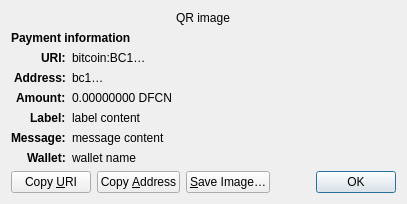
<?xml version="1.0" encoding="UTF-8"?>
<ui version="4.0">
 <class>ReceiveRequestDialog</class>
 <widget class="QDialog" name="ReceiveRequestDialog">
  <property name="geometry">
   <rect>
    <x>0</x>
    <y>0</y>
    <width>413</width>
    <height>229</height>
   </rect>
  </property>
  <property name="windowTitle">
   <string>Request payment to …</string>
  </property>
  <layout class="QGridLayout" name="gridLayout" columnstretch="0,1">
   <property name="sizeConstraint">
    <enum>QLayout::SetFixedSize</enum>
   </property>
   <item row="0" column="0" colspan="2" alignment="Qt::AlignHCenter">
    <widget class="QRImageWidget" name="qr_code">
     <property name="text">
      <string notr="true">QR image</string>
     </property>
     <property name="textInteractionFlags">
      <set>Qt::NoTextInteraction</set>
     </property>
    </widget>
   </item>
   <item row="1" column="0" colspan="2">
    <widget class="QLabel" name="payment_header">
     <property name="font">
      <font>
       <weight>75</weight>
       <bold>true</bold>
      </font>
     </property>
     <property name="text">
      <string>Payment information</string>
     </property>
     <property name="textInteractionFlags">
      <set>Qt::NoTextInteraction</set>
     </property>
    </widget>
   </item>
   <item row="2" column="0" alignment="Qt::AlignRight|Qt::AlignTop">
    <widget class="QLabel" name="uri_tag">
     <property name="font">
      <font>
       <weight>75</weight>
       <bold>true</bold>
      </font>
     </property>
     <property name="text">
      <string notr="true">URI:</string>
     </property>
     <property name="textFormat">
      <enum>Qt::PlainText</enum>
     </property>
     <property name="textInteractionFlags">
      <set>Qt::NoTextInteraction</set>
     </property>
    </widget>
   </item>
   <item row="2" column="1" alignment="Qt::AlignTop">
    <widget class="QLabel" name="uri_content">
     <property name="text">
      <string notr="true">bitcoin:BC1…</string>
     </property>
     <property name="textFormat">
      <enum>Qt::RichText</enum>
     </property>
     <property name="wordWrap">
      <bool>true</bool>
     </property>
     <property name="textInteractionFlags">
      <set>Qt::TextSelectableByMouse</set>
     </property>
    </widget>
   </item>
   <item row="3" column="0" alignment="Qt::AlignRight|Qt::AlignTop">
    <widget class="QLabel" name="address_tag">
     <property name="font">
      <font>
       <weight>75</weight>
       <bold>true</bold>
      </font>
     </property>
     <property name="text">
      <string>Address:</string>
     </property>
     <property name="textInteractionFlags">
      <set>Qt::NoTextInteraction</set>
     </property>
    </widget>
   </item>
   <item row="3" column="1" alignment="Qt::AlignTop">
    <widget class="QLabel" name="address_content">
     <property name="text">
      <string notr="true">bc1…</string>
     </property>
     <property name="textFormat">
      <enum>Qt::PlainText</enum>
     </property>
     <property name="textInteractionFlags">
      <set>Qt::TextSelectableByMouse</set>
     </property>
    </widget>
   </item>
   <item row="4" column="0" alignment="Qt::AlignRight|Qt::AlignTop">
    <widget class="QLabel" name="amount_tag">
     <property name="font">
      <font>
       <weight>75</weight>
       <bold>true</bold>
      </font>
     </property>
     <property name="text">
      <string>Amount:</string>
     </property>
     <property name="textInteractionFlags">
      <set>Qt::NoTextInteraction</set>
     </property>
    </widget>
   </item>
   <item row="4" column="1" alignment="Qt::AlignTop">
    <widget class="QLabel" name="amount_content">
     <property name="text">
      <string notr="true">0.00000000 DFCN</string>
     </property>
     <property name="textFormat">
      <enum>Qt::PlainText</enum>
     </property>
     <property name="textInteractionFlags">
      <set>Qt::TextSelectableByMouse</set>
     </property>
    </widget>
   </item>
   <item row="5" column="0" alignment="Qt::AlignRight|Qt::AlignTop">
    <widget class="QLabel" name="label_tag">
     <property name="font">
      <font>
       <weight>75</weight>
       <bold>true</bold>
      </font>
     </property>
     <property name="text">
      <string>Label:</string>
     </property>
     <property name="textInteractionFlags">
      <set>Qt::NoTextInteraction</set>
     </property>
    </widget>
   </item>
   <item row="5" column="1" alignment="Qt::AlignTop">
    <widget class="QLabel" name="label_content">
     <property name="text">
      <string notr="true">label content</string>
     </property>
     <property name="textFormat">
      <enum>Qt::PlainText</enum>
     </property>
     <property name="wordWrap">
      <bool>true</bool>
     </property>
     <property name="textInteractionFlags">
      <set>Qt::TextSelectableByMouse</set>
     </property>
    </widget>
   </item>
   <item row="6" column="0" alignment="Qt::AlignRight|Qt::AlignTop">
    <widget class="QLabel" name="message_tag">
     <property name="font">
      <font>
       <weight>75</weight>
       <bold>true</bold>
      </font>
     </property>
     <property name="text">
      <string>Message:</string>
     </property>
     <property name="textInteractionFlags">
      <set>Qt::NoTextInteraction</set>
     </property>
    </widget>
   </item>
   <item row="6" column="1" alignment="Qt::AlignTop">
    <widget class="QLabel" name="message_content">
     <property name="text">
      <string notr="true">message content</string>
     </property>
     <property name="textFormat">
      <enum>Qt::PlainText</enum>
     </property>
     <property name="wordWrap">
      <bool>true</bool>
     </property>
     <property name="textInteractionFlags">
      <set>Qt::TextSelectableByMouse</set>
     </property>
    </widget>
   </item>
   <item row="7" column="0" alignment="Qt::AlignRight|Qt::AlignTop">
    <widget class="QLabel" name="wallet_tag">
     <property name="font">
      <font>
       <weight>75</weight>
       <bold>true</bold>
      </font>
     </property>
     <property name="text">
      <string>Wallet:</string>
     </property>
     <property name="textInteractionFlags">
      <set>Qt::NoTextInteraction</set>
     </property>
    </widget>
   </item>
   <item row="7" column="1" alignment="Qt::AlignTop">
    <widget class="QLabel" name="wallet_content">
     <property name="text">
      <string notr="true">wallet name</string>
     </property>
     <property name="textFormat">
      <enum>Qt::PlainText</enum>
     </property>
     <property name="wordWrap">
      <bool>true</bool>
     </property>
     <property name="textInteractionFlags">
      <set>Qt::TextSelectableByMouse</set>
     </property>
    </widget>
   </item>
   <item row="8" column="0" colspan="2">
    <layout class="QHBoxLayout" name="horizontalLayout">
     <item>
      <widget class="QPushButton" name="btnCopyURI">
       <property name="text">
        <string>Copy &amp;URI</string>
       </property>
       <property name="autoDefault">
        <bool>false</bool>
       </property>
      </widget>
     </item>
     <item>
      <widget class="QPushButton" name="btnCopyAddress">
       <property name="text">
        <string>Copy &amp;Address</string>
       </property>
       <property name="autoDefault">
        <bool>false</bool>
       </property>
      </widget>
     </item>
     <item>
      <widget class="QPushButton" name="btnSaveAs">
       <property name="text">
        <string>&amp;Save Image…</string>
       </property>
       <property name="autoDefault">
        <bool>false</bool>
       </property>
      </widget>
     </item>
     <item>
      <spacer name="horizontalSpacer_2">
       <property name="orientation">
        <enum>Qt::Horizontal</enum>
       </property>
       <property name="sizeHint" stdset="0">
        <size>
         <width>40</width>
         <height>20</height>
        </size>
       </property>
      </spacer>
     </item>
     <item>
      <widget class="QDialogButtonBox" name="buttonBox">
       <property name="focusPolicy">
        <enum>Qt::StrongFocus</enum>
       </property>
       <property name="standardButtons">
        <set>QDialogButtonBox::Ok</set>
       </property>
      </widget>
     </item>
    </layout>
   </item>
  </layout>
 </widget>
 <customwidgets>
  <customwidget>
   <class>QRImageWidget</class>
   <extends>QLabel</extends>
   <header>qt/qrimagewidget.h</header>
  </customwidget>
 </customwidgets>
 <tabstops>
  <tabstop>buttonBox</tabstop>
  <tabstop>btnCopyURI</tabstop>
  <tabstop>btnCopyAddress</tabstop>
  <tabstop>btnSaveAs</tabstop>
 </tabstops>
 <resources/>
 <connections>
  <connection>
   <sender>buttonBox</sender>
   <signal>accepted()</signal>
   <receiver>ReceiveRequestDialog</receiver>
   <slot>accept()</slot>
   <hints>
    <hint type="sourcelabel">
     <x>135</x>
     <y>230</y>
    </hint>
    <hint type="destinationlabel">
     <x>135</x>
     <y>126</y>
    </hint>
   </hints>
  </connection>
 </connections>
</ui>
